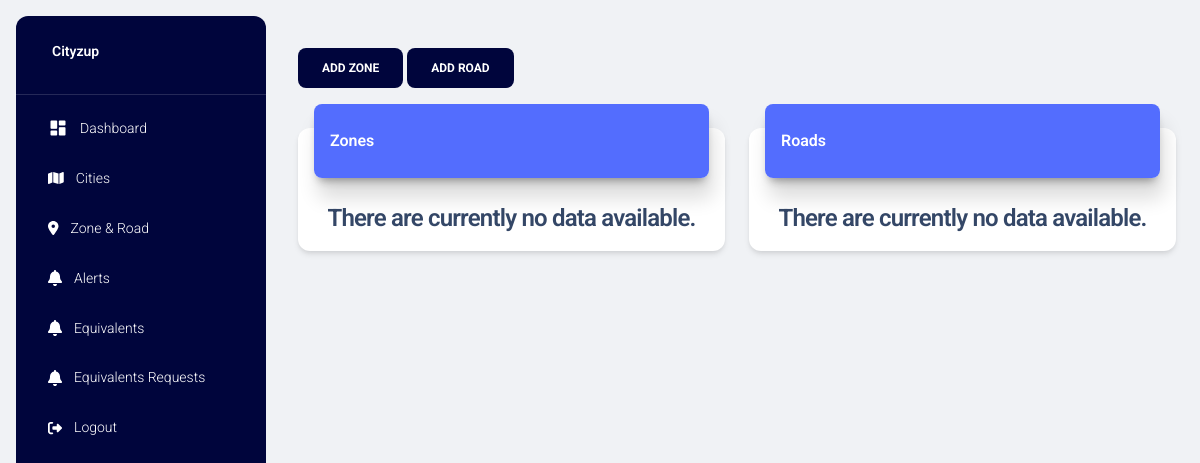
The app's page /zonesandroads/ (signed in), older data.
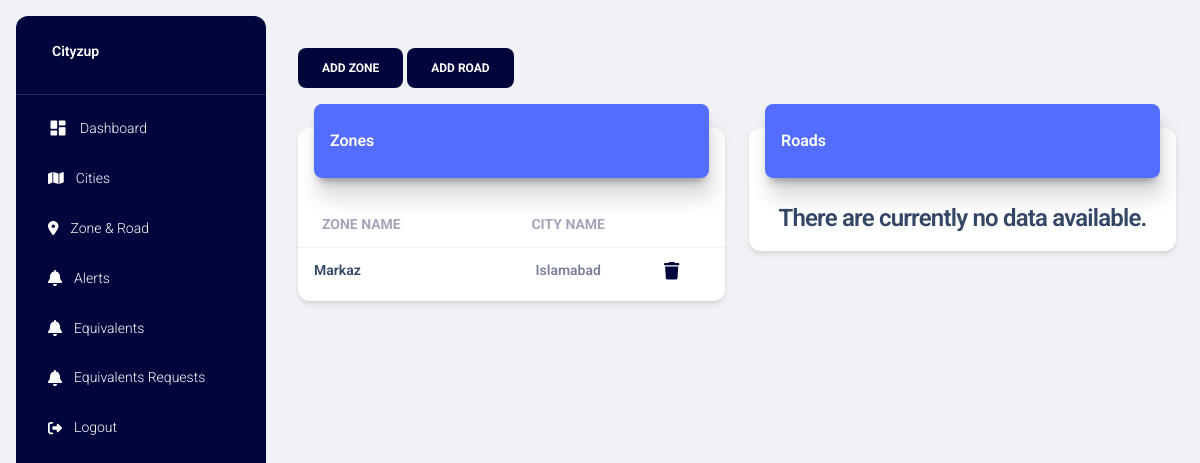
The same page, newer data.
### project/models.py (models this page shows)
class Zone(db.Model):
    z_id = db.Column(db.Integer, primary_key=True)
    z_name = db.Column(db.String(255), nullable=False)
    z_centroid_lat = db.Column(db.Float)
    z_centroid_lng = db.Column(db.Float)
    g_id = db.Column(db.Integer, db.ForeignKey('guide.g_id'), nullable=False)
    guide = db.relationship('Guide', backref=db.backref('zones', lazy=True))
    zone_points = db.relationship('ZonePoint', backref=db.backref('zones', lazy=True), cascade='all, delete-orphan')
    zone_alerts = db.relationship('Alert', backref='zones', lazy=True)

class Guide(db.Model):
    g_id = db.Column(db.Integer, primary_key=True)
    g_title = db.Column(db.String(255), nullable=False)
    g_coins_for_first_alert = db.Column(db.Integer, nullable=False)
    g_coins_for_confirm_alert = db.Column(db.Integer, nullable=False)
    g_coins_for_close_alert = db.Column(db.Integer, nullable=False)

### project/main.py (the view)
@main.route("/zonesandroads/")
@login_required
def zones_and_roads():
    zones = Zone.query.join(Guide).order_by(Guide.g_id.desc()).all()
    roads = Road.query.join(Guide).order_by(Guide.g_id.desc()).all()
    cities = Guide.query.all()
    title = 'Zones & Roads'
    page_title = 'Zones & Roads'
    return render_template('zones_and_roads.html', zones=zones, roads=roads, cities=cities, page_title=page_title, title=title)

### project/models.py (called while the page is built)
@login_manager.user_loader
def load_user(user_id):
    return User.query.get(int(user_id))

### project/templates/zones_and_roads.html (shortened to what the changed rows need)
{% extends "layout.html" %} {% block title %} {% endblock %} {% block content %}
<div class="container-fluid py-4">
    <div class="row">
        <div class="col-6">
            <div class="card my-4">
                <div class="card-body px-0 pb-2">
                    <div class="table-responsive p-0">
                        {% if zones %}
                        <table class="table align-items-center mb-0">
                            <thead>
                                <tr>
                                    <th class="text-uppercase text-secondary text-sm font-weight-bolder opacity-7">Zone
                                        Name</th>
                                    <th
                                        class="text-center text-uppercase text-secondary text-sm font-weight-bolder opacity-7">
                                        City Name</th>
                                    <th class="text-secondary opacity-7"></th>
                                </tr>
                            </thead>
                            <tbody>
                                {% for zone in zones %}
                                <tr>
                                    <td>
                                        <div class="d-flex px-2 py-1">
                                            <div class="d-flex flex-column justify-content-center">
                                                <a href="#" data-zid="{{zone.z_id}}" data-zname="{{zone.z_name}}"
                                                    class="getZonePoints" data-bs-toggle="modal"
                                                    data-bs-target="#modalShowZonePoints">
                                                    <p class="text-sm font-weight-bold mb-0">{{ zone.z_name }}</p>
                                                </a>
                                            </div>
                                        </div>
                                    </td>
                                    <td class="align-middle text-center text-sm">
                                        <p class="text-sm font-weight-bold mb-0">{{ zone.guide.g_title }}</p>
                                    </td>
                                    <td class="align-middle">
                                        <a href="#" data-zid="{{ zone.z_id }}"
                                            class="text-secondary font-weight-bold text-sm deleteZoneBtn"
                                            data-toggle="tooltip" data-original-title="Delete">
                                            <i class="fa-solid fa-trash fa-lg icon-dark"></i>
                                        </a>
                                    </td>
                                </tr>
                                {% endfor %}
                            </tbody>
                        </table>
                        {% else %}
                        <h4 class="text-center">There are currently no data available.</h4>
                        {% endif %}
                    </div>
                </div>
            </div>
        </div>
    </div>
</div>
{% endblock %}

Row changes from the older to the newer data that the page shows:
added Zone: z_name "Markaz", guide.g_title "Islamabad"
Text that changed along with them:
text no longer shown: "There are currently no data available."
text now shown: "ZONE NAME CITY NAME"
